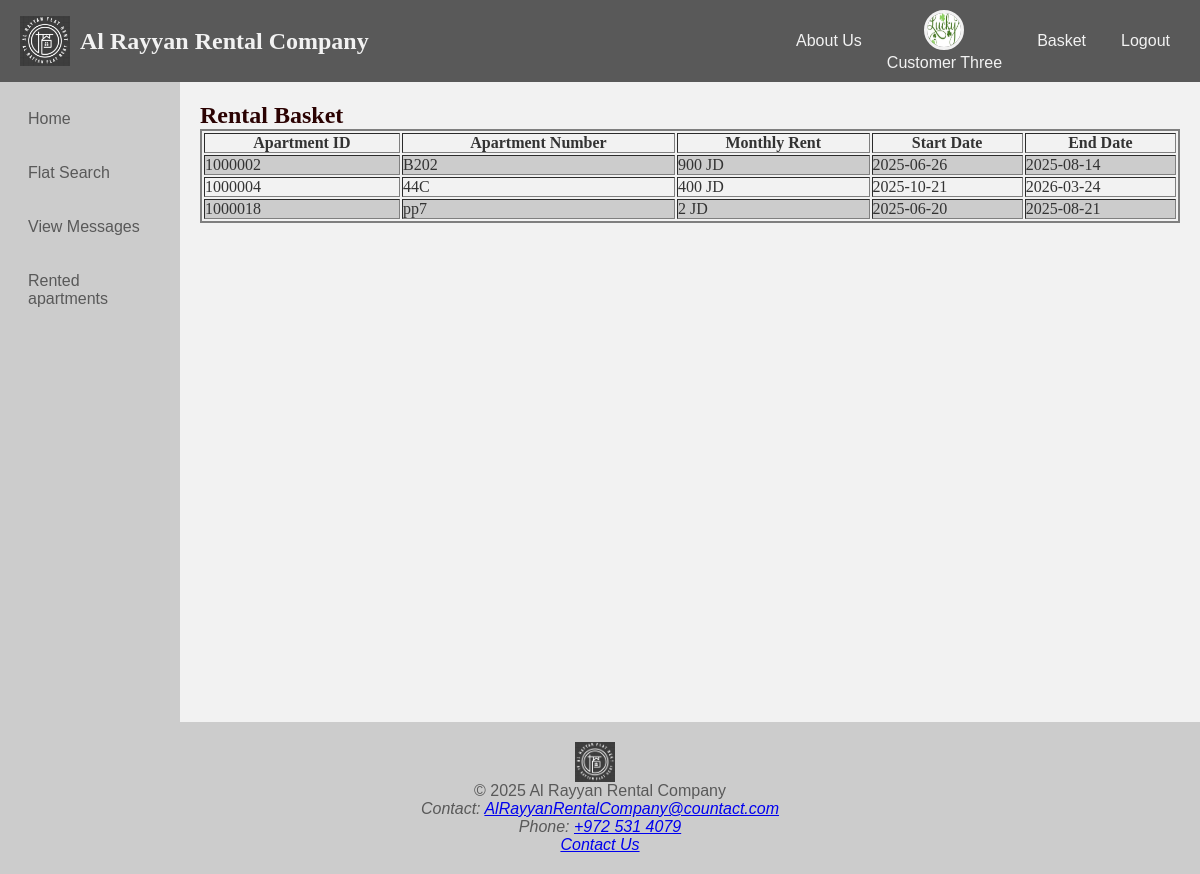
The app's page /basket.php (signed in) with its own data.
### tables this page shows
CREATE TABLE `customer` (
  `CustomerID` bigint NOT NULL,
  `NationalID` char(9) NOT NULL,
  `Name` varchar(100) NOT NULL,
  `Password` varchar(100) NOT NULL,
  `DateOfBirth` date DEFAULT NULL,
  `Email` varchar(100) DEFAULT NULL,
  `MobileNumber` varchar(15) DEFAULT NULL,
  `TelephoneNumber` varchar(15) DEFAULT NULL,
  `Username` varchar(100) DEFAULT NULL,
  `custmerImage` varchar(100) DEFAULT NULL
);

CREATE TABLE `rental` (
  `CustomerID` bigint NOT NULL,
  `ApartmentID` bigint NOT NULL,
  `RentalStartDate` date DEFAULT NULL,
  `RentalEndDate` date DEFAULT NULL,
  `TotalAmount` decimal(10,2) NOT NULL,
  `RentalStatus` varchar(50) DEFAULT NULL
);

CREATE TABLE `apartment_home` (
  `ApartmentID` bigint NOT NULL,
  `ApartmentNumber` varchar(10) DEFAULT NULL,
  `NumberOfRooms` int DEFAULT NULL,
  `NumberOfBathrooms` int DEFAULT NULL,
  `IsFurnished` tinyint(1) DEFAULT NULL,
  `MonthlyRent` int DEFAULT NULL,
  `Area` decimal(10,2) DEFAULT NULL,
  `HeatingSystem_AirConditioning` tinyint(1) DEFAULT NULL,
  `AccessControl` varchar(100) DEFAULT NULL,
  `ExtraAmenities` varchar(255) DEFAULT NULL,
  `OwnerID` bigint DEFAULT NULL,
  `Description` text,
  `NearbyLinks` text,
  `IsApproved` tinyint(1) DEFAULT '0'
);

### basket.php (the view, shortened to what this page needs)
<?php
include('header.php');
include('database.inc.php');
$customerID = $_SESSION['customer_id'];
$sql = "
    SELECT A.ApartmentID, A.ApartmentNumber, A.MonthlyRent, R.RentalStartDate, R.RentalEndDate
    FROM rental R
    JOIN apartment_home A ON R.ApartmentID = A.ApartmentID
    WHERE R.CustomerID = :customerID
    AND EXISTS (
        SELECT 1 FROM messages M
        WHERE M.SenderType = 'Customer'
          AND M.SenderID = R.CustomerID
          AND M.RecipientType = 'Owner'
          AND M.RecipientID = A.OwnerID
          AND M.MessageType = 'RentApprovalRequest'
    )
    AND NOT EXISTS (
        SELECT 1 FROM messages M2
        WHERE M2.SenderType = 'Owner'
          AND M2.SenderID = A.OwnerID
          AND M2.RecipientType = 'Customer'
          AND M2.RecipientID = R.CustomerID
          AND M2.MessageType = 'ApprovalConfirm'
    )
";
$stmt = $pdo->prepare($sql);
$stmt->execute(['customerID' => $customerID]);
$apartments = $stmt->fetchAll(PDO::FETCH_ASSOC);
?>
<!DOCTYPE html>
<html lang="en">
<head>
    <link rel="stylesheet" href="style.css">
</head>
<body>
  <div class="container">
      <?php include('navigation.php'); ?>
    <main>
<h2>Rental Basket</h2>
<?php if (empty($apartments)): ?>
    <p>Your basket is empty. You have no pending rentals.</p>
<?php else: ?>
    <table border="1" cellpadding="10">
        <tr>
            <th>Apartment ID</th>
            <th>Apartment Number</th>
            <th>Monthly Rent</th>
            <th>Start Date</th>
            <th>End Date</th>
        </tr>
        <?php foreach ($apartments as $apt): ?>
            <tr>
                <td><?= htmlspecialchars($apt['ApartmentID']) ?></td>
                <td><?= htmlspecialchars($apt['ApartmentNumber']) ?></td>
                <td><?= htmlspecialchars($apt['MonthlyRent']) ?> JD</td>
                <td><?= htmlspecialchars($apt['RentalStartDate']) ?></td>
                <td><?= htmlspecialchars($apt['RentalEndDate']) ?></td>
            </tr>
        <?php endforeach; ?>
    </table>
<?php endif; ?>
 </main>
  </div>
<?php include('footer.php'); ?>
</body>
</html>

### header.php (shortened to what this page needs)
<?php
include('database.inc.php');
$isCustomerLoggedIn = isset($_SESSION['customer_id']);
$isOwnerLoggedIn = isset($_SESSION['owner_id']);
$isManagerLoggedIn = isset($_SESSION['manager_id']);
$username = '';
$userProfileLink = '';
if ($isCustomerLoggedIn) {
    $customerID = $_SESSION['customer_id'];
    $stmt = $pdo->prepare("SELECT Name FROM customer WHERE CustomerID = ?");
    $stmt->execute([$customerID]);
    $row = $stmt->fetch(PDO::FETCH_ASSOC);
    if ($row) {
        $username = $row['Name'];
        $userProfileLink = "userProfile.php?id={$customerID}&type=customer";
    }
}
?>
<header>
    <section class="logo-name">
        <img src="image/logo.png" alt="Logo" class="logo">
        <h1>Al Rayyan Rental Company</h1>
    </section>
    <section class="header-links">
        <a href="AboutUs.php">About Us</a>
        <?php if ($isCustomerLoggedIn || $isOwnerLoggedIn || $isManagerLoggedIn): ?>
           <div class="user_card">
    <?php
        $userImage = 'image/maneger.jpg';
        if ($isCustomerLoggedIn) {
            $customerID = $_SESSION['customer_id'];
            $customImagePath = "pending_images/C{$customerID}.jpg";
            if (file_exists($customImagePath)) {
                $userImage = $customImagePath;
            }
        } elseif ($isOwnerLoggedIn) {
            $ownerID = $_SESSION['owner_id'];
            $customImagePath = "pending_images/O{$ownerID}.jpg";
            if (file_exists($customImagePath)) {
                $userImage = $customImagePath;
            }
        }
    ?>
    <a href="<?= $userProfileLink ?>">
        <img src="<?= htmlspecialchars($userImage) ?>" alt="User" class="user-photo">
    </a>
    <p><?= htmlspecialchars($username); ?></p>
</div>
            <?php if ($isCustomerLoggedIn): ?>
                <a href="basket.php" class="customer-only">Basket</a>
            <?php endif; ?>
        <?php else: ?>
            <a href="Sign-up.php">Sign-up</a>
            <a href="login.php">Login</a>
        <?php endif; ?>
        <?php if ($isCustomerLoggedIn || $isOwnerLoggedIn || $isManagerLoggedIn): ?>
            <a href="logout.php">Logout</a>
        <?php endif; ?>
    </section>
</header>

### style.css (style rules this page uses)
* { margin: 0; padding: 0; box-sizing: border-box; }
body { font-family: Arial, sans-serif; background-color: #f2f2f2; color: #333333; }
header { display: flex; justify-content: space-between; align-items: center; background-color: #595959; color: #f2f2f2; padding: 10px 20px; }
.logo-name { display: flex; align-items: center; color: #ffffff; }
.logo { width: 50px; height: 50px; margin-right: 10px; }
.header-links { display: flex; align-items: center; gap: 15px; }
.header-links a { color: #f2f2f2; text-decoration: none; padding: 5px 10px; }
.user_card { text-align: center; margin-right: 10px; }
.user-photo { width: 40px; height: 40px; border-radius: 50%; border: 3px solid #f2f2f2; }
.container { display: flex; min-height: 80vh; }
main { flex: 1; padding: 20px; background-color: #f2f2f2; color: #333333; }
main { flex: 2; }
table { width: 100%; border: 2px solid #7f7f7f; font-family: 'Times New Roman', serif; color: #333333; }
tbody tr:nth-child(even) { background-color: #cccccc; }
tbody tr:nth-child(odd) { background-color: #f2f2f2; }
h2, h3 { font-family: 'Times New Roman', serif; color: #2b0202; }
h1 { font-family: 'Georgia', serif; color: #f2f2f2; }

### records on screen
customer: Name "Customer Three"
rental: ApartmentID.ApartmentID "1000002", ApartmentID.ApartmentNumber "B202", ApartmentID.MonthlyRent "900", RentalStartDate "2025-06-26", RentalEndDate "2025-08-14"
rental: ApartmentID.ApartmentID "1000004", ApartmentID.ApartmentNumber "44C", ApartmentID.MonthlyRent "400", RentalStartDate "2025-10-21", RentalEndDate "2026-03-24"
rental: ApartmentID.ApartmentID "1000018", ApartmentID.ApartmentNumber "pp7", ApartmentID.MonthlyRent "2", RentalStartDate "2025-06-20", RentalEndDate "2025-08-21"
